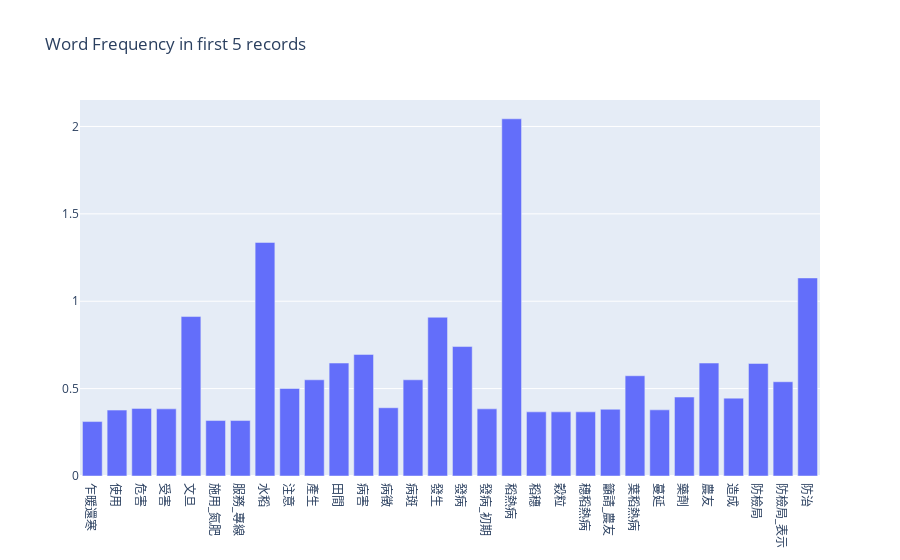

Notebook code cell kept with this figure:
### Code cell
import plotly.graph_objs as go
import plotly.offline as pof

# set offline
pof.init_notebook_mode(connected = True)
# set graph data
data = [go.Bar(x=np.array(tfidf_vect.get_feature_names()),
               y=np.array(words_counts.sum(axis=0)[0]).flatten())]

# add a graph title and x-axis is categorical data
layout = go.Layout(title="Word Frequency for Top 30 in first 5 records", xaxis=dict(type='category'))

# plot the figure
fig = go.Figure(data=data, layout=layout)
pof.iplot(fig)

### Figure 1 — Plotly figure (JSON) as saved in the notebook; plotly's stock layout.template omitted (floating-point values rounded to 4 significant figures)
{"data": [{"type": "bar", "x": ["乍暖還寒", "使用", "危害", "受害", "文旦", "施用_氮肥", "服務_專線", "水稻", "注意", "產生", "田間", "病害", "病徵", "病斑", "發生", "發病", "發病_初期", "稻熱病", "稻穗", "穀粒", "穗稻熱病", "籲請_農友", "葉稻熱病", "蔓延", "藥劑", "農友", "造成", "防檢局", "防檢局_表示", "防治"], "y": [0.3115, 0.3771, 0.3869, 0.3842, 0.9123, 0.3174, 0.3174, 1.336, 0.5012, 0.5505, 0.6463, 0.6957, 0.3905, 0.5505, 0.9083, 0.7407, 0.3842, 2.044, 0.367, 0.367, 0.367, 0.382, 0.5736, 0.3785, 0.4517, 0.6463, 0.4455, 0.644, 0.5392, 1.133]}], "layout": {"title": {"text": "Word Frequency in first 5 records"}, "xaxis": {"type": "category"}}}
